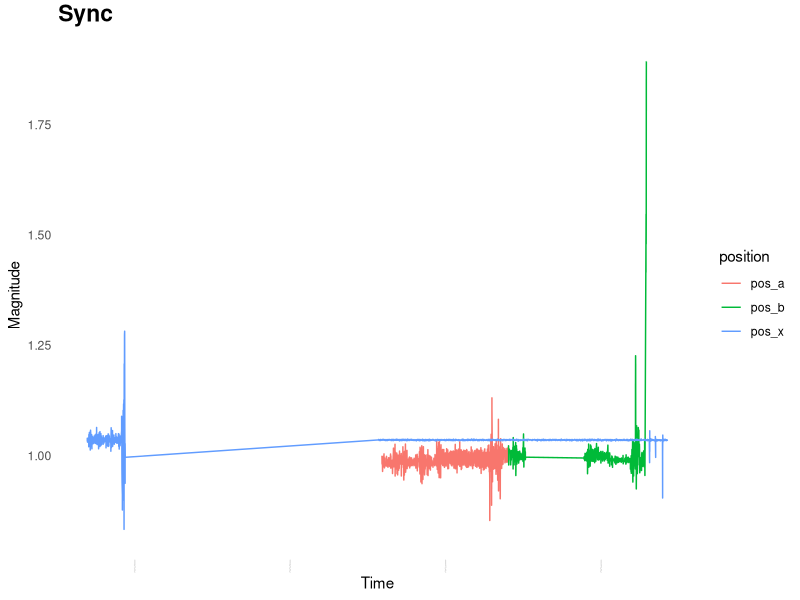
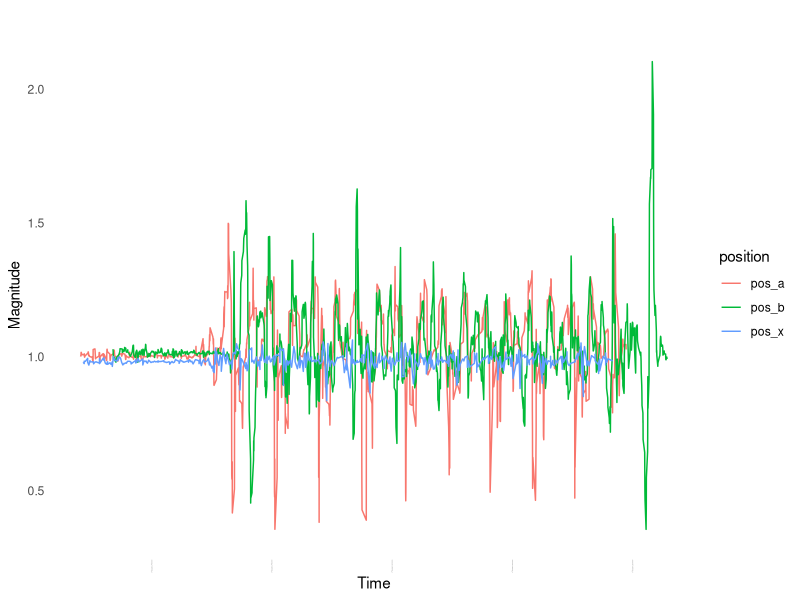
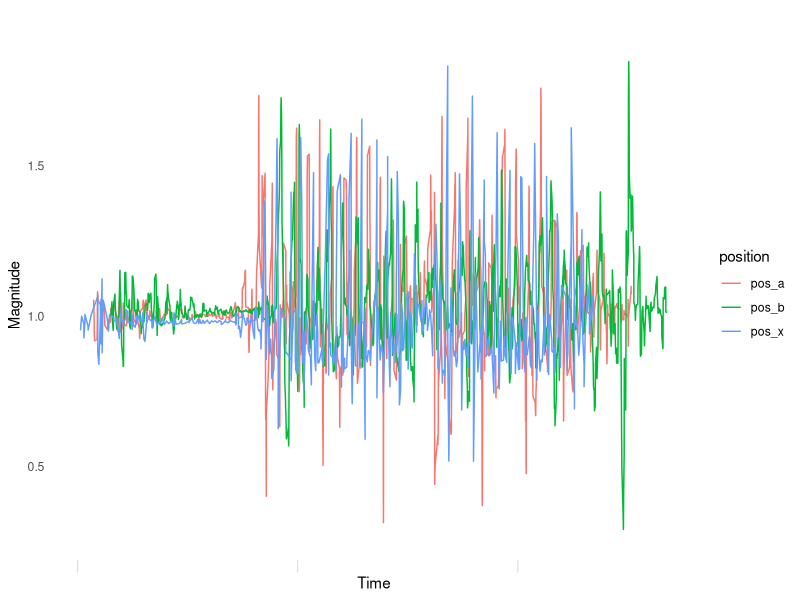
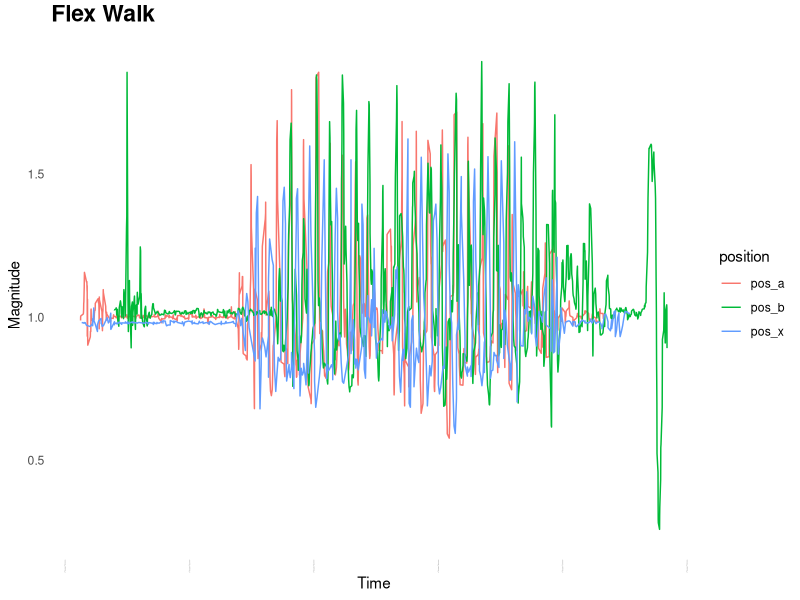

Recreate these plots in R, in order.
setwd("/Users/vedantdasswain/GitRepositories/CS7470/Server/data")

library("dplyr")
library("car")
library("ggplot2")

options("scipen"=100, "digits"=4)

## Synchronising with peaks
accel_pos_a <- read.csv("peaks/accel_pos_a.csv", na.strings=c("", "NA"), stringsAsFactors = FALSE)
accel_pos_b <- read.csv("peaks/accel_pos_b.csv", na.strings=c("", "NA"), stringsAsFactors = FALSE)
accel_pos_x <- read.csv("peaks/accel_pos_x.csv", na.strings=c("", "NA"), stringsAsFactors = FALSE)

accel_pos_ab <- merge(x = accel_pos_a, y = accel_pos_b, all = TRUE)
accel_pos_abx <- merge(x = accel_pos_ab, y = accel_pos_x, all = TRUE)

accel_pos_mag <- accel_pos_abx %>% mutate(force=sqrt(x^2+y^2+z^2))

time_med <- median(accel_pos_mag$timestamp)
time_max <- max(accel_pos_mag$timestamp)
time_min <- min(accel_pos_mag$timestamp)
time_quart <- (time_max+time_med)/2
  
accel_plot <- ggplot(accel_pos_mag, aes(x = timestamp,
                                                    y = force, group=position, colour=position)) +
  geom_line() +
  labs(title="Sync",x = "Time", y = "Magnitude") +
  xlim(time_min,time_max) +
  theme_minimal() +
  theme(axis.text.x = element_text(angle = 90, hjust = 0,size=1),
        panel.grid.major = element_blank(),
        panel.grid.minor = element_blank(),
        plot.title = element_text(size = rel(1.5), face = "bold", vjust = 1.5))

print(accel_plot)

accel_pos_peaks <- accel_pos_mag %>% group_by(position) %>% filter(force == max(force))

## Data on flex static
accel_pos_a <- read.csv("activities/flex_stat_q/accel_pos_a.csv", na.strings=c("", "NA"), stringsAsFactors = FALSE)
accel_pos_b <- read.csv("activities/flex_stat_q/accel_pos_b.csv", na.strings=c("", "NA"), stringsAsFactors = FALSE)
accel_pos_x <- read.csv("activities/flex_stat_q/accel_pos_x.csv", na.strings=c("", "NA"), stringsAsFactors = FALSE)

accel_pos_ab <- merge(x = accel_pos_a, y = accel_pos_b, all = TRUE)
accel_pos_abx <- merge(x = accel_pos_ab, y = accel_pos_x, all = TRUE)

accel_pos_mag <- accel_pos_abx %>% mutate(force=sqrt(x^2+y^2+z^2))

time_med <- median(accel_pos_mag$timestamp)
time_max <- max(accel_pos_mag$timestamp)
time_quart <- (time_max+time_med)/2

accel_plot <- ggplot(accel_pos_mag, aes(x = timestamp,
                                        y = force, group=position, colour=position)) +
  geom_line() +
  labs(title="",x = "Time", y = "Magnitude") +
  # xlim(time_quart,time_max) +
  theme_minimal() +
  theme(axis.text.x = element_text(angle = 90, hjust = 0,size=1),
        panel.grid.major = element_blank(),
        panel.grid.minor = element_blank(),
        plot.title = element_text(size = rel(1.5), face = "bold", vjust = 1.5))

print(accel_plot)

## Data on flex move
accel_pos_a <- read.csv("activities/flex_move/accel_pos_a.csv", na.strings=c("", "NA"), stringsAsFactors = FALSE)
accel_pos_b <- read.csv("activities/flex_move/accel_pos_b.csv", na.strings=c("", "NA"), stringsAsFactors = FALSE)
accel_pos_x <- read.csv("activities/flex_move/accel_pos_x.csv", na.strings=c("", "NA"), stringsAsFactors = FALSE)

accel_pos_ab <- merge(x = accel_pos_a, y = accel_pos_b, all = TRUE)
accel_pos_abx <- merge(x = accel_pos_ab, y = accel_pos_x, all = TRUE)

accel_pos_mag <- accel_pos_abx %>% mutate(force=sqrt(x^2+y^2+z^2))

time_med <- median(accel_pos_mag$timestamp)
time_max <- max(accel_pos_mag$timestamp)
time_quart <- (time_max+time_med)/2

accel_plot <- ggplot(accel_pos_mag, aes(x = timestamp,
                                        y = force, group=position, colour=position)) +
  geom_line() +
  labs(title="",x = "Time", y = "Magnitude") +
  # xlim(time_quart,time_max) +
  theme_minimal() +
  theme(axis.text.x = element_text(angle = 90, hjust = 0,size=1),
        panel.grid.major = element_blank(),
        panel.grid.minor = element_blank(),
        plot.title = element_text(size = rel(1.5), face = "bold", vjust = 1.5))

print(accel_plot)

## Data on walk
accel_pos_a <- read.csv("activities/walk/accel_pos_a.csv", na.strings=c("", "NA"), stringsAsFactors = FALSE)
accel_pos_b <- read.csv("activities/walk/accel_pos_b.csv", na.strings=c("", "NA"), stringsAsFactors = FALSE)
accel_pos_x <- read.csv("activities/walk/accel_pos_x.csv", na.strings=c("", "NA"), stringsAsFactors = FALSE)

accel_pos_ab <- merge(x = accel_pos_a, y = accel_pos_b, all = TRUE)
accel_pos_abx <- merge(x = accel_pos_ab, y = accel_pos_x, all = TRUE)

accel_pos_mag <- accel_pos_abx %>% mutate(force=sqrt(x^2+y^2+z^2))

time_med <- median(accel_pos_mag$timestamp)
time_max <- max(accel_pos_mag$timestamp)
time_quart <- (time_max+time_med)/2

accel_plot <- ggplot(accel_pos_mag, aes(x = timestamp,
                                        y = force, group=position, colour=position)) +
  geom_line() +
  labs(title="Flex Walk",x = "Time", y = "Magnitude") +
  # xlim(time_quart,time_max) +
  theme_minimal() +
  theme(axis.text.x = element_text(angle = 90, hjust = 0,size=1),
        panel.grid.major = element_blank(),
        panel.grid.minor = element_blank(),
        plot.title = element_text(size = rel(1.5), face = "bold", vjust = 1.5))

print(accel_plot)